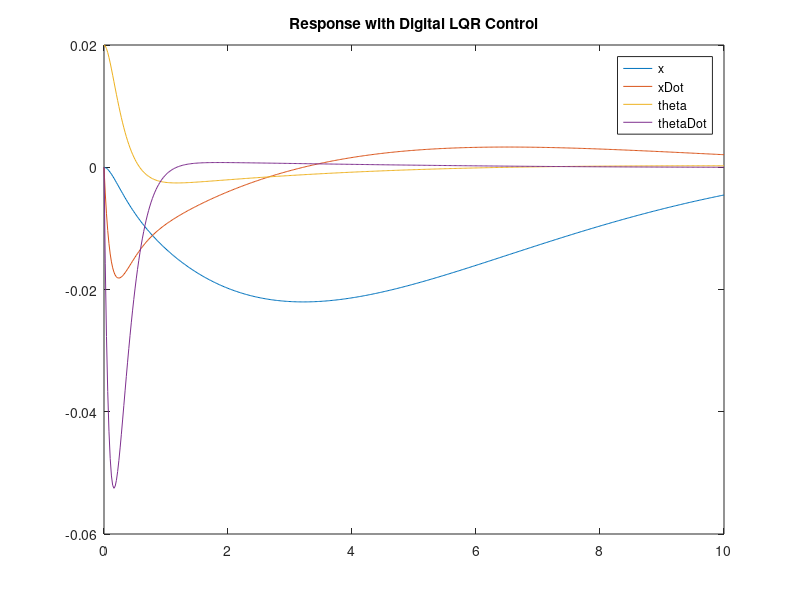
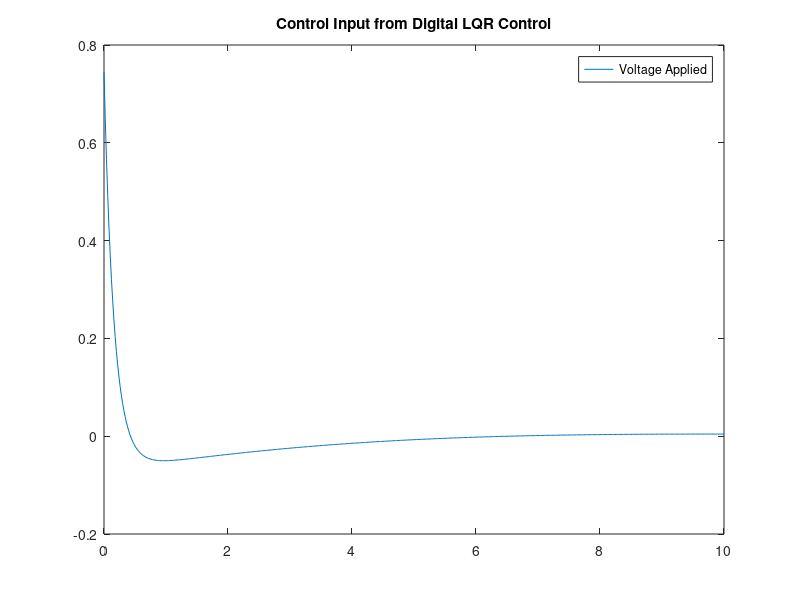

Source code (MATLAB) for these figures, in order:
clear; clc;

% properties of robot and earth
M  = 0.2;       % mass of both wheels kg
m  = 1.66;      % mass of body kg
g  = 9.8;       % gravity yo.
l  = 0.181;     % length from wheels to robot's COM (meters)
bf = 0.0001;    % friction between wheels and floor

% calculations
Lfull = l * 2;              % full length or robot
I  = (1/3)* m * Lfull^2;    % rotational intertia of robot ( was .071)
denom = M*l^2*m+I*M+I*m;

% matrix prep
a22 = bf*(m*l^2+I) / denom;
a23 = m^2*g*l^2 / denom;
a42 = -bf*m*l / denom;
a43 = m*l*g*(M + m) / denom;

a = [ 0 1   0   0;
      0 a22 a23 0;
      0 0   0   1;
      0 a42 a43 0;
    ];

b2 = I + m * l^2 / denom;
b4 = m * l / denom;

b = [0; b2; 0; b4];

c = [1 0 0 0; 0 1 0 0; 0 0 1 0; 0 0 0 1];

d = [0; 0; 0; 0];

% Name States, Inputs, and Outputs

states = {'xDot' 'xDDot' 'ThDot' 'ThDDot'};
inputs = ('Va');
outputs= {'x' 'xDot' 'Theta' 'ThDot'};

% Construct State-Space System

sys_ss = ss(a,b,c,d,'statename',states,'inputname',inputs,'outputname',outputs);

poles_continuous = eig(a);

%% Discrete Time State-Space with LQR Modeling

% Set timestep value in seconds
Ts=0.02; % 50Hz

% Convert Continous Time Model to Discrete Time Model

sys_d = c2d(sys_ss,Ts,'zoh');

% Construct Discrete Time State-Space Matrices

A = sys_d.a;
B = sys_d.b;
C = sys_d.c;
D = sys_d.d;

poles_discrete = eig(A);

% State Weights for Q weight matrix (Assigned arbitrarily/trial and error)

w = 1;            % x state variable weight
x = 1;          % xDot state variable weight
y = 1;           % theta state variable weight
z = 1;            % thetaDot state variable weight

% Construct Q matrix (symmetric diagonal)

Q = [w 0 0 0;
     0 x 0 0;
     0 0 y 0;
     0 0 0 z];

% Assign R value for LQR input weight

R = 1;

% Find LQR gain Matrix K and new poles e

[K,S,e] = dlqr(A,B,Q,R);

%% Save the matrices
dlmwrite('Ad_matrix.csv',A);
dlmwrite('Bd_matrix.csv',B);
dlmwrite('Kd_matrix.csv',K);

%% Closed Loop Discrete Time State-Space Model

% Construct state feedback discrete time state-space model matrices

Ac = (A-B*K);
Bc = B;
Cc = C;
Dc = D;

% Closed loop poles from state feedback

poles_LQR = eig(Ac);

% Construct discrete time state-space model for state feedback simulation

sys_cl = ss(Ac,Bc,Cc,Dc,Ts,'statename',states,'inputname',inputs,'outputname',outputs);

% Verify poles match last 2 pole values

poles = eig(sys_cl.a);

% Initialize time array in increments of model timestep

t = 0:Ts:10;

% Set initial conditions for simulation

x0=[0 0 .02 0];     % Inintial angle: 0.2 radians

% Run simulation of system response based on initial angle of 0.2 radians.

% All states should converge on a value of zero to ensure robot maintains
% constant position, speed, tilt angle, and tilt rate of 0. Robot stays
% vertical and at initial position.

[y,t,x]=initial(sys_cl,x0,t);

% Plot all state output

figure;
plot(t,y(:,1),t,y(:,2),t,y(:,3),t,y(:,4));
legend('x','xDot','theta','thetaDot')
title('Response with Digital LQR Control')

%Plot control input due to LQR state feedback gain

figure;
plot(t,(K(1).*y(:,1)+K(2).*y(:,2)+K(3).*y(:,3)+K(4).*y(:,4)))
legend('Voltage Applied')
title('Control Input from Digital LQR Control')
